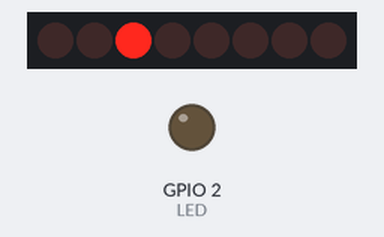
Simulated run of this program. Board: ESP32. Parts: 8 shift-register outputs drawn as a row of LEDs (first output left, lit = HIGH), output pins drawn as LEDs (lit = HIGH). Wiring (inferred from the names in the program): shift register (74HC595): data GPIO 32; shift clock GPIO 33. Wiring (inferred from the signals the program sends): row of LEDs: on Q0, Q1, Q2, Q3, Q4, Q5, Q6, Q7. WiFi joins after 1.5 s; servers stay silent unless stated; the local clock reads 2024-03-15 10:24:30 at power-on unless the program sets it; pins used as bus, display or sensor lines are not drawn; what the program prints to the serial monitor is not drawn.

Above: at 2.8 s.
At 3.8 s:
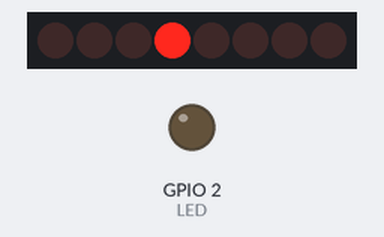
At 4.8 s:
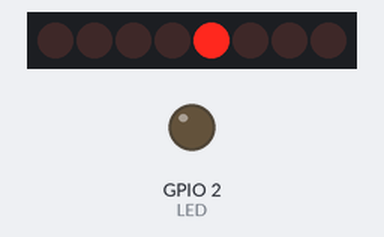
At 5.8 s:
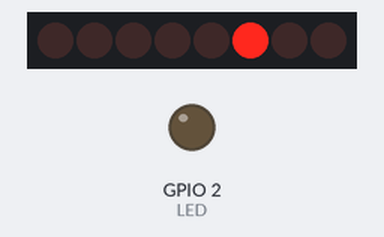
At 9.3 s:
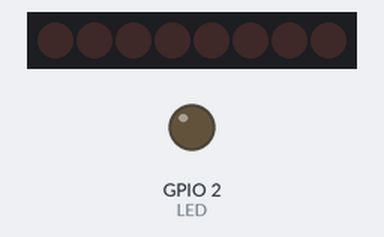
At 11.8 s:
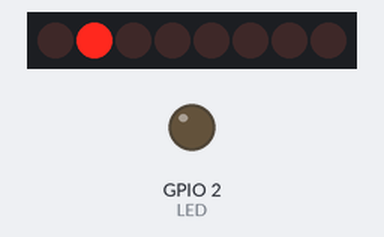
Timing chart, 0 to 13.7 s (numbered marks = the images above):
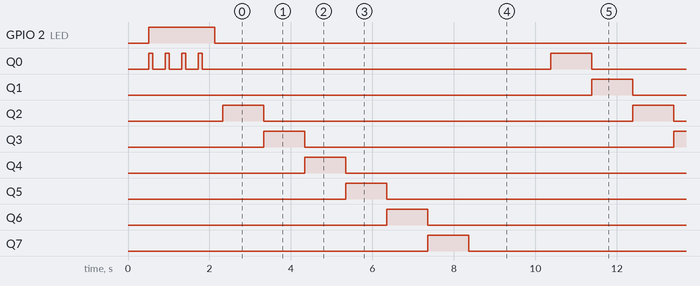

The program:

main.cpp
```cpp
#include <Arduino.h>
#include <pinDefines.h>
#include "stdio.h"
#include <NTPClient.h>

#include "WiFi.h"
#include <WiFiUdp.h>

#include <Time.h>
//struct tm timeinfo;

/*
Code to drive the old Dirk & Barry Nixie board that has 3ea 32 bit shift register pin drivers
They are connected to xxYY MM DD HH MM SS nixies where only the used digits are connected and occupy register bits
as in 0 to 59 seconds the S10 digit only connects to 0,1,2,3,4 & 5 nixie digit selector bit


number of bits as utilized:   MSb is Month 10's
Y  Y   M  M   D  D   H  H   M  M   S  S
0  0   2 10   4 10   4 10   6 10   6 10
*/

// choose your time zone from this list
// https://github.com/nayarsystems/posix_tz_db/blob/master/zones.csv
#define MY_TZ "EST5EDT,M3.2.0,M11.1.0"

 #define nixieDataPin 32
 #define nixieLatchPin 27
 #define nixieClockPin 33


int x=0;
String strX;

int oldSeconds;
int tempHours;
int tempHoursTens;
int tempHoursUnits;

long millisTensToDisplay;

#define LED 2 // led on node mcu board

// Replace with your network credentials
//const char* ssid     = "bwardiPhone";
//const char* password = "qpf9m0at983k6";

//const char* ssid     = "NETGEAR56";
//const char* password = "dailyearth432";

const char* ssid     = "BHNTC8715D82E5";
const char* password = "c1e41bec";

// Define NTP Client to get time
WiFiUDP ntpUDP;
NTPClient timeClient(ntpUDP);

#define MY_NTP_SERVER "0.north-america.pool.ntp.org"


/* Globals */
time_t now;                         // this are the seconds since Epoch (1970) - UTC
tm tm;                              // the structure tm holds time information in a more convenient way

int seconds = 0;
int minutes = 0;
int hours = 0;
int days = 1;
int months = 1;
int years = 25;

//-------------------------------
void clearShiftRegs()
//-------------------------------
{
for (int i=0; (i < 97); i++)            // loop to clear all of the output bits
    {
    digitalWrite(nixieClockPin,HIGH);
    delayMicroseconds(1);
    digitalWrite(nixieClockPin,LOW);
    delayMicroseconds(1);
    }
}

//-------------------------------
void strobeTheData()
//-------------------------------
{
    digitalWrite(nixieLatchPin,HIGH);       // send data to the outputs
    digitalWrite(nixieLatchPin,LOW);        //

}

//-------------------------------
void sendDigitPair(int digitData)
//-------------------------------
{
    int tempData = 0;
    tempData = 1<<((digitData / 10)+10);                                // convert the tens data to the digit selector bit and shift left to the upper 6 bits of the word (move 2 bits for the upper byte plus 8 for the lower byte)
    tempData = tempData + (1<<(digitData % 10));                        // or-in the lower 10 bits
    shiftOut(nixieDataPin, nixieClockPin, MSBFIRST, tempData>>8);       // move the upper byte down and shift it out
    shiftOut(nixieDataPin, nixieClockPin, MSBFIRST, tempData & 255);    // shift out the low byte
}


//-------------------------------
void incTime()
//-------------------------------
//Just for testing of rollover etc, does not really keep track of time
//Other time keeping/ updating functons NTP, GPS, RTC must be disabled so the YMDHMS car can be used as counters
{
seconds ++;
 if (seconds >= 59)
 {
    seconds = 0;
    minutes ++;
    if (minutes >=59)
    {
        minutes = 0;
        hours ++;
        if (hours >= 24)
        {
            hours = 0;
            months ++;
            if (months >= 13)
            {
                months = 1;
            }
        }
    }
 }
}

//-------------------------------
void rollTheZeros()
//-------------------------------
//some bs code to flash the clock zeros during wifi acquistion
{
    clearShiftRegs();
    shiftOut(nixieDataPin, nixieClockPin, MSBFIRST, 1);     //rhs units zero
    strobeTheData();
    delay(100);
    clearShiftRegs();
    shiftOut(nixieDataPin, nixieClockPin, MSBFIRST, 4);     //rhs tens zero
    shiftOut(nixieDataPin, nixieClockPin, MSBFIRST, 0);     //push data to 2nd byte of SR
    strobeTheData();
    delay(100);
    clearShiftRegs();
    shiftOut(nixieDataPin, nixieClockPin, MSBFIRST, 1);     //third zero
    shiftOut(nixieDataPin, nixieClockPin, MSBFIRST, 0);
    shiftOut(nixieDataPin, nixieClockPin, MSBFIRST, 0);     //push data to 3nd byte of SR
    strobeTheData();
    delay(100);
    clearShiftRegs();
    shiftOut(nixieDataPin, nixieClockPin, MSBFIRST, 4);     //tens zero
    shiftOut(nixieDataPin, nixieClockPin, MSBFIRST, 0);     //push data to 4th byte of SR
    shiftOut(nixieDataPin, nixieClockPin, MSBFIRST, 0);
    shiftOut(nixieDataPin, nixieClockPin, MSBFIRST, 0);     //push data to 4th byte of SR
    strobeTheData();
    delay(100);

}


//-------------------------------
void updateTimeDisplay()
//-------------------------------
{
    digitalWrite(nixieLatchPin, LOW); //disable data from registers to outputs as long as you are transmitting
    sendDigitPair(years);       // must be in the range of 0-49
    sendDigitPair(months);      // must be in the range of 0-39
    sendDigitPair(days);        // must be in the range of 0-39
    sendDigitPair(hours);       // must be in the range of 0-59
    sendDigitPair(minutes);     // must be in the range of 0-59
    sendDigitPair(seconds);     // must be in the range of 0-59
    digitalWrite(nixieLatchPin, HIGH); //strobe the data stored in the latches to the outputs
}


//                         /$$
//                        | $$
//    /$$$$$$$  /$$$$$$  /$$$$$$   /$$   /$$  /$$$$$$
//   /$$_____/ /$$__  $$|_  $$_/  | $$  | $$ /$$__  $$
//  |  $$$$$$ | $$$$$$$$  | $$    | $$  | $$| $$  \ $$
//   \____  $$| $$_____/  | $$ /$$| $$  | $$| $$  | $$
//   /$$$$$$$/|  $$$$$$$  |  $$$$/|  $$$$$$/| $$$$$$$/
//  |_______/  \_______/   \___/   \______/ | $$____/
//                                          | $$
//                                          | $$
//                                          |__/


void setup() {
    Serial.begin(115200);
    Serial.println("starting nixie clock \n");

    pinMode(LED_pin,OUTPUT);

    pinMode(nixieDataPin, OUTPUT);          // sets the digital pin 13 as output
    pinMode(nixieLatchPin, OUTPUT);
    pinMode(nixieClockPin, OUTPUT);

    digitalWrite(nixieDataPin,LOW);         // pins to shift registers
    digitalWrite(nixieLatchPin,LOW);
    digitalWrite(nixieClockPin,LOW);

    clearShiftRegs();
    strobeTheData();

    delay(500);
    WiFi.begin(ssid, password);
    while (WiFi.status() != WL_CONNECTED)
        {
        // indicate that the ntp server has not connected
    //    delay(400);
        digitalWrite(LED,HIGH);
        rollTheZeros();
        }


    digitalWrite(LED,LOW);

//With these 3 lines you define your timezone an the NTP server.
  configTime(0, 0, MY_NTP_SERVER);  // 0, 0 because we will use TZ in the next line
  setenv("TZ", MY_TZ, 1);            // Set environment variable with your time zone
  tzset();

}

//   /$$
//  | $$
//  | $$  /$$$$$$   /$$$$$$   /$$$$$$
//  | $$ /$$__  $$ /$$__  $$ /$$__  $$
//  | $$| $$  \ $$| $$  \ $$| $$  \ $$
//  | $$| $$  | $$| $$  | $$| $$  | $$
//  | $$|  $$$$$$/|  $$$$$$/| $$$$$$$/
//  |__/ \______/  \______/ | $$____/
//                          | $$
//                          | $$
//                          |__/
//

void loop() {

    time(&now);                         // read the current time
    localtime_r(&now, &tm);             // update the structure tm with the current time

    years = tm.tm_year -100;            // eat 2000 years to leave the tens and units of the year  (tm is years since 1900)
    months = tm.tm_mon+1;
    days = tm.tm_mday;
    hours =  tm.tm_hour;
        if (hours >= 13) hours -= 12;    // 12 hour mode
        if (hours == 0) hours = 12;
    minutes = tm.tm_min;
    seconds = tm.tm_sec;


    delay(200);
    //digitalWrite(LED_pin, !digitalRead(LED_pin));  //toggle LED
    updateTimeDisplay();   // send the data to the nixie display
}

/*

  Serial.print("year:");
  Serial.print(tm.tm_year + 1900);    // years since 1900
  Serial.print("\tmonth:");
  Serial.print(tm.tm_mon + 1);        // January = 0 (!)
  Serial.print("\tday:");
  Serial.print(tm.tm_mday);           // day of month
  Serial.print("\thour:");
  Serial.print(tm.tm_hour);           // hours since midnight 0-23
  Serial.print("\tmin:");
  Serial.print(tm.tm_min);            // minutes after the hour 0-59
  Serial.print("\tsec:");
  Serial.print(tm.tm_sec);            // seconds after the minute 0-61*
  Serial.print("\twday");
  Serial.print(tm.tm_wday);           // days since Sunday 0-6
  if (tm.tm_isdst == 1)               // Daylight Saving Time flag
    Serial.print("\tDST");
  else
    Serial.print("\tstandard");


//  time_t local = now();
//    Serial.println("%5U31288%S%0J%2AGPS:lock,local %4A%255C  " + timeClient.getFormattedTime() + ".724%Z");

//      sprintf(tmpStringArray, "SAT %.2d:%.2d:%.2d.%.3d", hour(local), minute(local), second(local));
//      tempString = timeClient.getFormattedTime();


    */
```

pinDefines.h
```cpp
#define LED_pin 2  // conencts to a chain of RGB leds on the front panel board and the analog board

#define UART2_RX 16  // from front panel USB via a DC isolated signal path
#define UART2_TX 17  // to front panel USB via a DC isolated signal path


/*
ESP32 GPIO port allocation information    GPIOs with - not readily available

0	– Pulled HIGH. Connected to BOOT Button

1   TX0 typ. connected to debug / uart

2   I/O Typ. Onboard LED

3   RX0 typ. connected to debug / uart

4   I/O

5   I/O  typ used for VSPI CS

6	–	Connected to SPI Flash IC
7   –	Connected to SPI Flash IC
8	–	Connected to SPI Flash IC
9   –	Connected to SPI Flash IC
10	–	Connected to SPI Flash IC
11  –	Connected to SPI Flash IC

12	HSPI MISO
13  HSPI MOSI
14  HSPI CLK

15  I/O

16	typ. and default UART2 RX
17  typ. and default UART2 TX

18	VSPI CLK
19  VSPI MISO

21	I2C SDA
22  I2C SCL

23  VSPI MOSI

25  I/O             //def. CANBUS to ESP

26  I/O             //def. CANBUS from ESP

27  I/O

32  I/O

33  I/O

34  Input

35  Input

36  Input

39  Input

*/
```

Measured:
- by itself, Q0: goes 3 × (LOW 0.30 s, HIGH 0.10 s), 3 × (LOW 8.6 s, HIGH 1.0 s), then LOW
- by itself, Q1: alternates HIGH for 1.0 s and LOW for 9.0 s
- by itself, Q2, Q3, Q5–7: alternates HIGH for 1.0 s and LOW for 9.1 s
- by itself, Q4: moves between LOW and HIGH, repeating every 10.1 s
